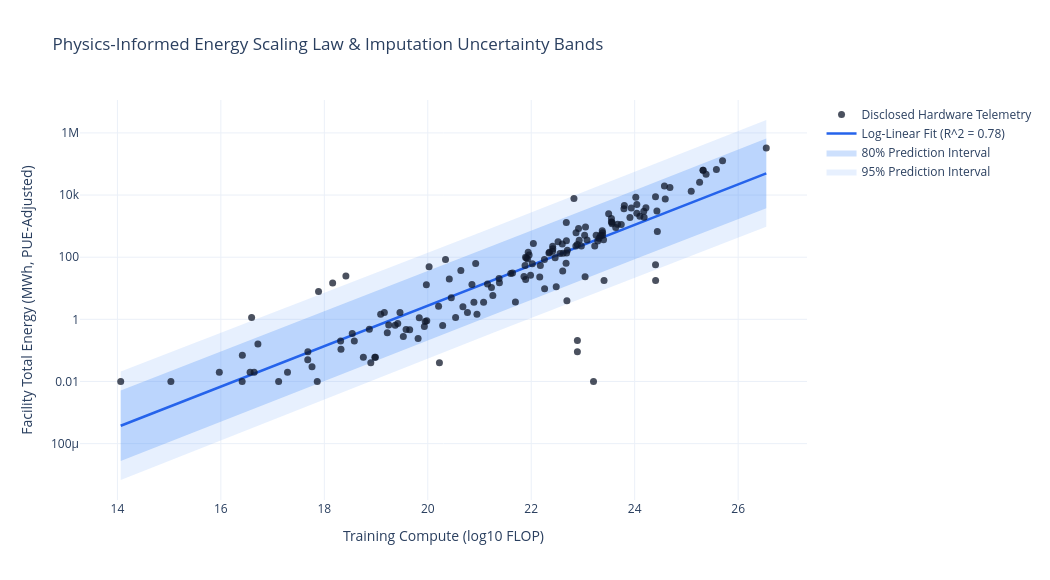

The cell this chart's notebook holds for it:
### Code cell
# Executive Visualization: Chart 8 - Energy Scaling Law & Prediction Uncertainty
fig = go.Figure()
fig.add_trace(go.Scatter(x=x_grid, y=10**pred_95['obs_ci_upper'], mode='lines', line=dict(width=0), showlegend=False))
fig.add_trace(go.Scatter(x=x_grid, y=10**pred_95['obs_ci_lower'], mode='lines', line=dict(width=0), fill='tonexty', fillcolor='rgba(59, 130, 246, 0.12)', name='95% Prediction Interval'))
fig.add_trace(go.Scatter(x=x_grid, y=10**pred_80['obs_ci_upper'], mode='lines', line=dict(width=0), showlegend=False))
fig.add_trace(go.Scatter(x=x_grid, y=10**pred_80['obs_ci_lower'], mode='lines', line=dict(width=0), fill='tonexty', fillcolor='rgba(59, 130, 246, 0.25)', name='80% Prediction Interval'))
fig.add_trace(go.Scatter(x=x_grid, y=10**pred_95['mean'], mode='lines', line=dict(color='#2563EB', width=2.5), name=f'Log-Linear Fit (R^2 = {model.rsquared:.2f})'))
fig.add_trace(go.Scatter(
    x=valid['log_flop'], y=valid['facility_total_energy_mwh'], mode='markers',
    text=valid['model_name'], marker=dict(size=7, color='#0F172A', opacity=0.75),
    name='Disclosed Hardware Telemetry'
))
fig.update_layout(
    title='Physics-Informed Energy Scaling Law & Imputation Uncertainty Bands',
    xaxis_title='Training Compute (log10 FLOP)',
    yaxis_title='Facility Total Energy (MWh, PUE-Adjusted)',
    yaxis_type='log', template='plotly_white', width=1050, height=580
)
fig.write_image('../assets/charts/chart8_imputation_uncertainty.png', scale=2)
fig.show()

### Figure 1 — Plotly figure (JSON) as saved in the notebook; plotly's stock layout.template omitted (floating-point values rounded to 4 significant figures; data arrays with more than 128 entries replaced by an {"elided": "..."} marker saying what was removed)
{"data": [{"line": {"width": 0}, "mode": "lines", "showlegend": false, "type": "scatter", "x": {"elided": "200 float values"}, "y": {"elided": "200 float values"}}, {"fill": "tonexty", "fillcolor": "rgba(59, 130, 246, 0.12)", "line": {"width": 0}, "mode": "lines", "name": "95% Prediction Interval", "type": "scatter", "x": {"elided": "200 float values"}, "y": {"elided": "200 float values"}}, {"line": {"width": 0}, "mode": "lines", "showlegend": false, "type": "scatter", "x": {"elided": "200 float values"}, "y": {"elided": "200 float values"}}, {"fill": "tonexty", "fillcolor": "rgba(59, 130, 246, 0.25)", "line": {"width": 0}, "mode": "lines", "name": "80% Prediction Interval", "type": "scatter", "x": {"elided": "200 float values"}, "y": {"elided": "200 float values"}}, {"line": {"color": "#2563EB", "width": 2.5}, "mode": "lines", "name": "Log-Linear Fit (R^2 = 0.78)", "type": "scatter", "x": {"elided": "200 float values"}, "y": {"elided": "200 float values"}}, {"marker": {"color": "#0F172A", "opacity": 0.75, "size": 7}, "mode": "markers", "name": "Disclosed Hardware Telemetry", "text": {"elided": "159 str values"}, "type": "scatter", "x": {"elided": "159 float values"}, "y": {"elided": "159 float values"}}], "layout": {"height": 580, "title": {"text": "Physics-Informed Energy Scaling Law & Imputation Uncertainty Bands"}, "width": 1050, "xaxis": {"title": {"text": "Training Compute (log10 FLOP)"}}, "yaxis": {"title": {"text": "Facility Total Energy (MWh, PUE-Adjusted)"}, "type": "log"}}}
